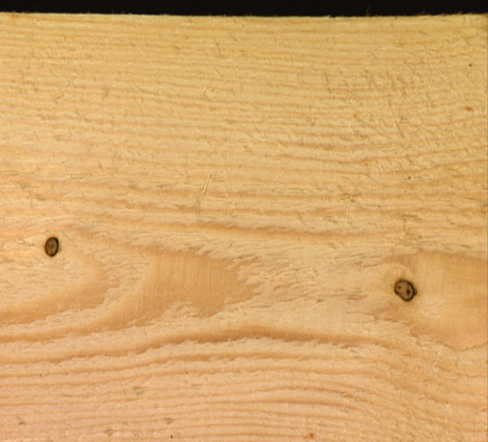
#> input picture Ejer3/Test/1.png, 488 x 442 px
$ python Gabor.py Test/1.png   (older library calls are emulated)
#> lines starting #> are read from the running program, lines starting #| are printed output that depends on the picture
# https://docs.opencv.org/3.0-beta/modules/imgproc/doc/filtering.html
# https://stackoverflow.com/questions/42203898/python-opencv-blob-detection-or-circle-detection
# https://cvtuts.wordpress.com/2014/04/27/gabor-filters-a-practical-overview/
# https://es.mathworks.com/help/images/texture-segmentation-using-gabor-filters.html
# http://scikit-learn.org/stable/modules/generated/sklearn.cluster.KMeans.html

import numpy as np
from sklearn.cluster import KMeans
import cv2
from skimage.filters import threshold_otsu
import matplotlib.pyplot as plt


def build_filters():
    filters = []
    ksize = 51
    for theta in np.arange(0, np.pi, np.pi / 32):
        kern = cv2.getGaborKernel((ksize, ksize), sigma=9.0, theta=theta, lambd=20.0, gamma=1, psi=0, ktype=cv2.CV_32F)
        kern /= 1.5 * kern.sum()
        filters.append(kern)
    return filters


def process(img, filters):
    accum = np.zeros_like(img)
    for kern in filters:
        fimg = cv2.filter2D(img, cv2.CV_8UC3, kern)
        np.maximum(accum, fimg, accum)
    return accum


if __name__ == '__main__':
    import sys

    print(__doc__)

    try:
        img_fn = sys.argv[1]
    except:
        img_fn = 'test.png'

    img = cv2.imread(img_fn)
#> img is the input picture: shape (442, 488, 3); mean B, G, R 107.3, 167.5, 212.5

    img = cv2.cvtColor(img, cv2.COLOR_BGR2GRAY)
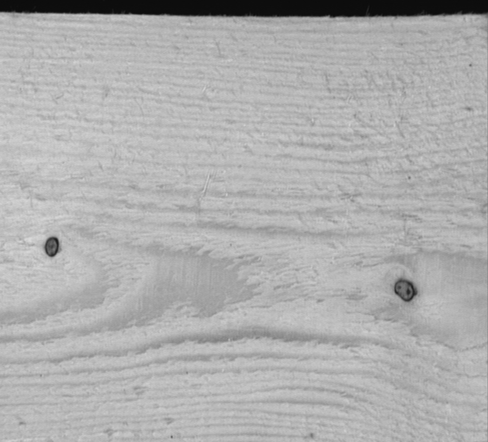
#> img: shape (442, 488); min 11, max 218, mean 174.1

    if img is None:
        print('Failed to load image file:', img_fn)
        sys.exit(1)

    fs = cv2.FileStorage("/home/sergio/PycharmProjects/AplicacionesInd/Ejer3/Test/25.reg", cv2.FILE_STORAGE_READ)
    fn = fs.getNode("rectangles")
    print(fn.mat())
    aux = fn.mat()


    filters = build_filters()

    res1 = process(img, filters)
#> the loop in process, `for kern in filters:` made 32 passes
#> pass 1, in process, `fimg = cv2.filter2D(img, cv2.CV_8UC3, kern)`:
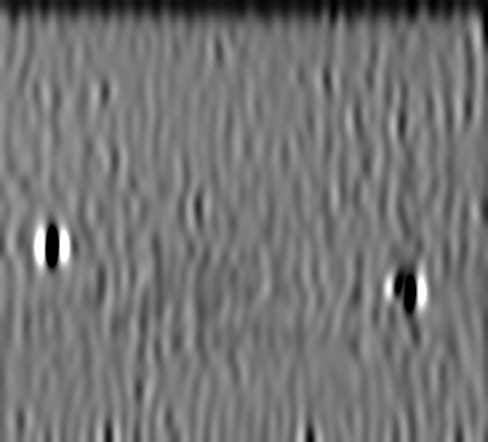
#> fimg: shape (442, 488); min 0, max 255, mean 116.3
#> after the loop in process, `for kern in filters:`:
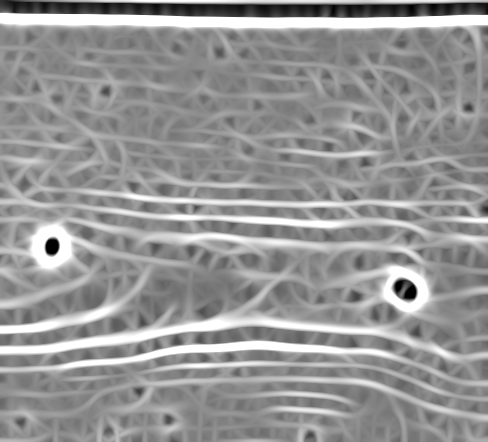
#> accum: shape (442, 488); min 0, max 255, mean 149.7

    cv2.imshow('result', res1)
    cv2.waitKey(10000)
    cv2.destroyAllWindows()

$ run again, on Ejer3/Test/11.png
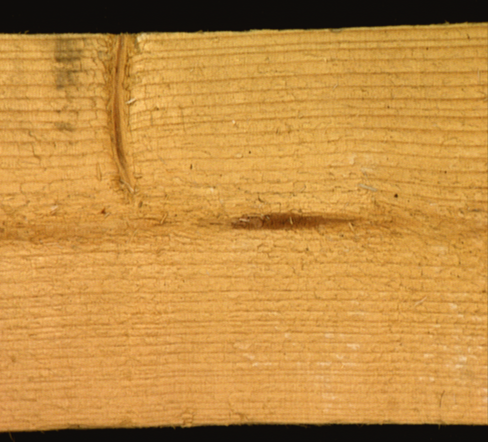
#> input picture Ejer3/Test/11.png, 488 x 442 px
#> img is the input picture: shape (442, 488, 3); mean B, G, R 66.2, 140.2, 192.8
#> img: shape (442, 488)
#> the loop in process, `for kern in filters:` made 32 passes
#> pass 1, in process, `fimg = cv2.filter2D(img, cv2.CV_8UC3, kern)`:
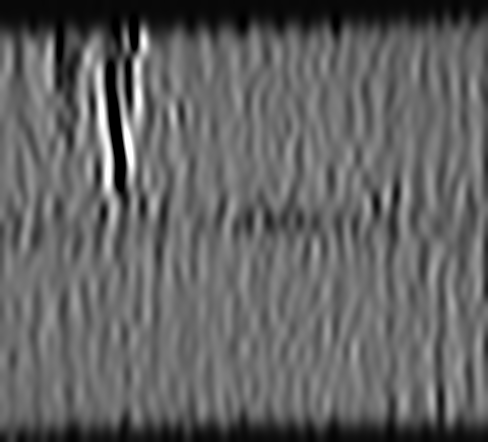
#> fimg: shape (442, 488); min 0, max 255, mean 98.9
#> after the loop in process, `for kern in filters:`:
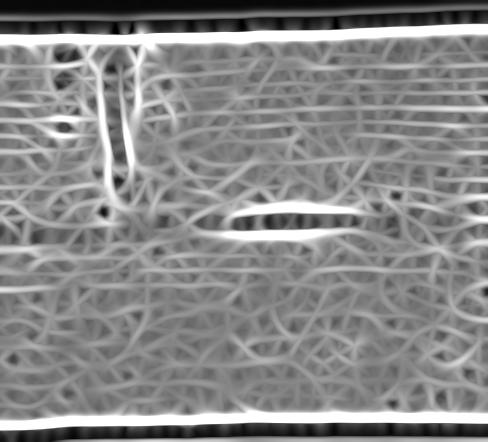
#> accum: shape (442, 488); min 0, max 255, mean 136.2

$ run again, on Ejer3/Test/12.png
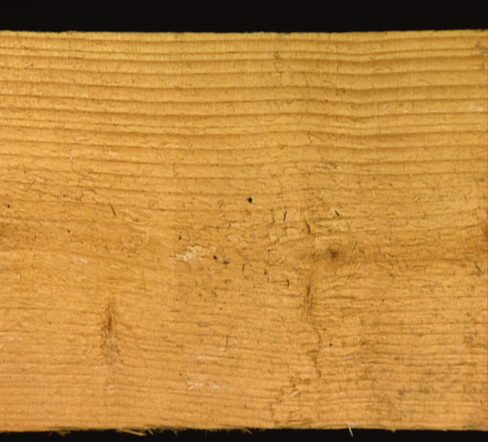
#> input picture Ejer3/Test/12.png, 488 x 442 px
#> img is the input picture: shape (442, 488, 3); mean B, G, R 61.7, 135.8, 189.1
#> img: shape (442, 488)
#> the loop in process, `for kern in filters:` made 32 passes
#> pass 1, in process, `fimg = cv2.filter2D(img, cv2.CV_8UC3, kern)`:
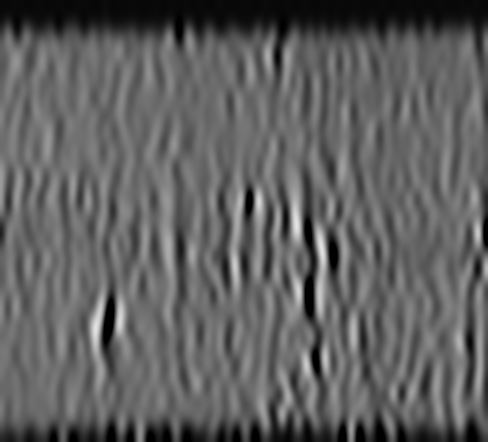
#> fimg: shape (442, 488); min 0, max 227, mean 95.8
#> after the loop in process, `for kern in filters:`:
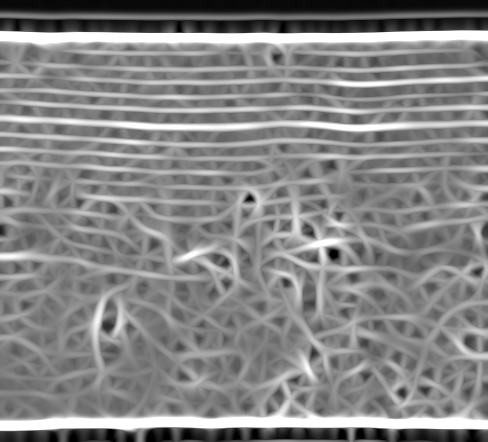
#> accum: shape (442, 488); min 0, max 255, mean 133.9

$ run again, on Ejer3/Test/13.png
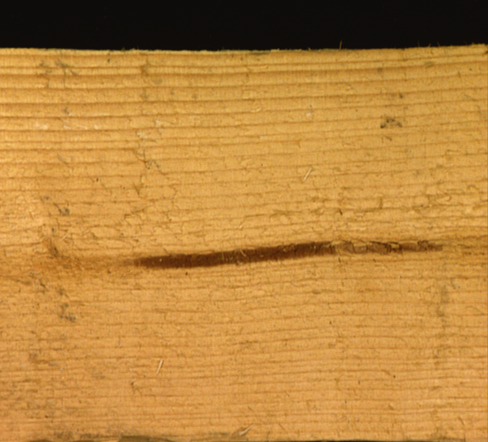
#> input picture Ejer3/Test/13.png, 488 x 442 px
#> img is the input picture: shape (442, 488, 3); mean B, G, R 62.7, 133.5, 185.1
#> img: shape (442, 488)
#> the loop in process, `for kern in filters:` made 32 passes
#> pass 1, in process, `fimg = cv2.filter2D(img, cv2.CV_8UC3, kern)`:
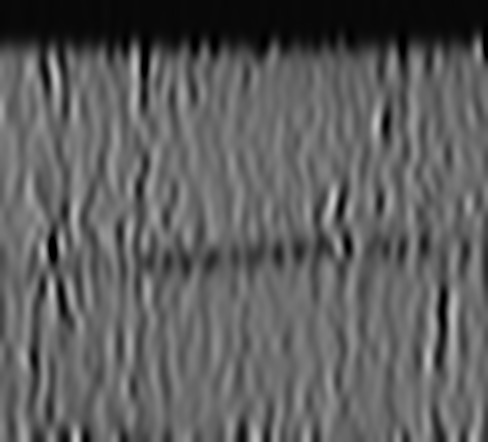
#> fimg: shape (442, 488); min 0, max 202, mean 93.9
#> after the loop in process, `for kern in filters:`:
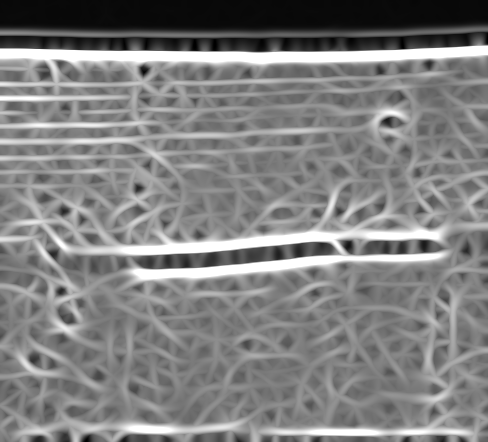
#> accum: shape (442, 488); min 0, max 255, mean 128.8
